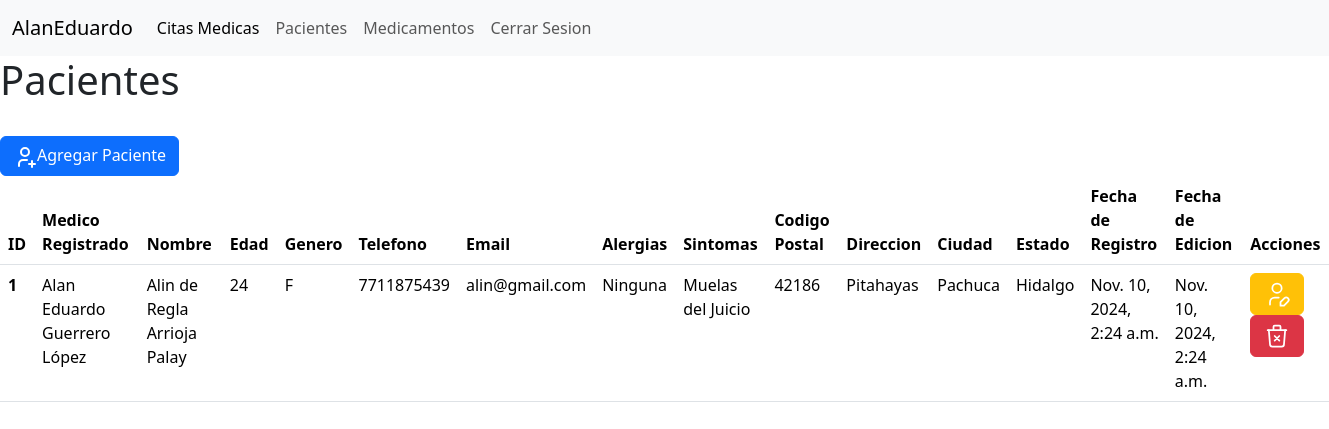
/pacientes/ (signed in), run on the app's committed database.
### register/models.py (models this page shows, shortened)
class User(AbstractUser):
    id_user = models.AutoField(primary_key=True, verbose_name="ID del Usuario")
    username = models.CharField(unique=True, max_length=255, verbose_name="Nombre de Usuario")
    name = models.CharField(max_length=255, verbose_name="Nombre")
    last_name = models.CharField(max_length=255, verbose_name="Apellido")
    age = models.IntegerField(verbose_name="Edad")
    cell_number = models.CharField(unique=True, max_length=10, verbose_name="Telefono Celular")
    email = models.EmailField(unique=True, verbose_name="Correo Electronico")
    password = models.CharField(max_length=130)
    administrator_profile = models.BooleanField(default=False, verbose_name="Perfil Administrador")
    created = models.DateTimeField(auto_now_add=True, verbose_name="Fecha de Creacion")
    updated = models.DateTimeField(auto_now=True, verbose_name="Fecha de Actualizacion")
    class Meta:
        verbose_name = "usuario"
        verbose_name_plural = "usuarios"
        ordering = ["-created"] # Campo de ordenamiento par nuestros registros. Del mas nuevo al mas antiguo.

### pacientes/models.py (models this page shows, shortened)
class Patient(AbstractUser):
    id_patient = models.AutoField(primary_key=True, verbose_name="ID Paciente")
    username = None
    id_username = models.ForeignKey(User, on_delete=models.CASCADE)
    patient_name = models.CharField(max_length=255, verbose_name="Nombre Paciente")
    patient_last_name = models.CharField(max_length=255, verbose_name="Apellido Paciente")
    patient_age = models.IntegerField(verbose_name="Edad")
    gender_choices = [
    ('M', 'Masculino'),
    ('F', 'Femenino'),
    ('O', 'Otro'),
    ]
    gender = models.CharField(max_length=1, choices=gender_choices, verbose_name="Género")
    cell_number = models.CharField(unique=True, max_length=10, verbose_name="Telefono Celular")
    email = models.EmailField(unique=True, verbose_name="Correo Electronico")
    allergies = models.TextField(max_length=500, verbose_name="Alergias")
    symptoms = models.TextField(max_length=500, verbose_name="Síntomas")
    street_address = models.CharField(max_length=255, verbose_name="Dirección")
    city = models.CharField(max_length=255, verbose_name="Ciudad")
    state = models.CharField(max_length=255, verbose_name="Estado")
    postal_code = models.CharField(max_length=10, verbose_name="Código Postal")
    created = models.DateTimeField(auto_now_add=True, verbose_name="Fecha de Creacion")
    updated = models.DateTimeField(auto_now=True, verbose_name="Fecha de Actualizacion")
    groups = models.ManyToManyField(
        "auth.Group",
        blank=True,
        related_name="patients_group"  # Cambia esto a un nombre que prefieras
    )
    user_permissions = models.ManyToManyField(
        "auth.Permission",
        blank=True,
        related_name="patients_permissions"  # Cambia esto a un nombre que prefieras
    )
    class Meta:
        verbose_name = "paciente"
        verbose_name_plural = "pacientes"
        ordering = ["-created"] # Campo de ordenamiento par nuestros registros. Del mas nuevo al mas antiguo.

### pacientes/views.py (the view)
# urls.py: path('pacientes/', views_pacientes.pacientes, name='pacientes'),
@login_required  # ! Requerimos la sesion del usuario.
def pacientes(request):
    user_patients = None
    error_message = None
    try:
        with transaction.atomic():
            User = get_user_model()
            id_user = request.user.id_user
            user = User.objects.get(id_user=id_user)
            user_patients = Patient.objects.filter(id_username=id_user)
    except Exception as e:
        error_message = f'Ocurrio un error interno al obtener el registro de pacientes. "{str(e)}"'
    return render(request, 'pacientes/pacientes.html', {'user_patients': user_patients, 'user': user, 'error_message': error_message})

### pacientes/templates/pacientes/pacientes.html (shortened to what this page needs)
{% extends 'core/base.html' %}
{% block content %}
  <h1>Pacientes</h1>
  <br />
  <a href="{% url 'agregar_paciente' %}" class="btn btn-primary" title="Nuevo Paciente">
    Agregar Paciente
  </a>
  <br />
  {% if user_patients %}
    <section>
      <table class="table">
        <thead>
          <tr>
            <th scope="col">ID</th>
            <th scope="col">Medico Registrado</th>
            <th scope="col">Nombre</th>
            <th scope="col">Edad</th>
            <th scope="col">Genero</th>
            <th scope="col">Telefono</th>
            <th scope="col">Email</th>
            <th scope="col">Alergias</th>
            <th scope="col">Sintomas</th>
            <th scope="col">Codigo Postal</th>
            <th scope="col">Direccion</th>
            <th scope="col">Ciudad</th>
            <th scope="col">Estado</th>
            <th scope="col">Fecha de Registro</th>
            <th scope="col">Fecha de Edicion</th>
            <th scope="col">Acciones</th>
          </tr>
        </thead>
        <tbody>
          {% for patient in user_patients %}
            <tr>
              <th scope="row">{{ patient.id_patient }}</th>
              <td>{{ user.name }} {{ user.last_name }}</td>
              <td>{{ patient.patient_name }} {{ patient.patient_last_name }}</td>
              <td>{{ patient.patient_age }}</td>
              <td>{{ patient.gender }}</td>
              <td>{{ patient.cell_number }}</td>
              <td>{{ patient.email }}</td>
              <td>{{ patient.allergies }}</td>
              <td>{{ patient.symptoms }}</td>
              <td>{{ patient.postal_code }}</td>
              <td>{{ patient.street_address }}</td>
              <td>{{ patient.city }}</td>
              <td>{{ patient.state }}</td>
              <td>{{ patient.created }}</td>
              <td>{{ patient.updated }}</td>
              <td>
                <a href="{% url 'edit_patient' patient.id_patient %}" title="Editar" class="btn btn-warning">
                </a>
                <a href="{% url 'confirm_delete_patient' patient.id_patient %}" title="Eliminar" class="btn btn-danger">
                </a>
              </td>
            </tr>
          {% endfor %}
        </tbody>
      </table>
    </section>
  {% else %}
    <br />
    <div class="alert alert-primary alert-sm" role="alert">
      <a href="{% url 'agregar_paciente' %}" class="alert-link">Agrega pacientes</a> para poder visualizarlos en tus registros.
      <button type="button" class="btn-close" data-bs-dismiss="alert" aria-label="Close"></button>
    </div>
  {% endif %}
{% endblock %}

### core/templates/core/base.html (shortened to what this page needs)
<!DOCTYPE html>
<html lang="en">
  <head>
    <link href="https://cdn.jsdelivr.net/npm/bootstrap@5.3.2/dist/css/bootstrap.min.css" rel="stylesheet" />
  </head>
  <body>
    {% if request.path != '/login/' and request.path != '/register/' and request.path != '/agregar_paciente/' %}
      {% if user %}
        <nav class="navbar navbar-expand-lg bg-body-tertiary">
          <div class="container-fluid">
            <a class="navbar-brand" href="{% url 'index' %}">{{ user.username }}</a>
            <div class="collapse navbar-collapse" id="navbarNav">
              <ul class="navbar-nav">
                <li class="nav-item">
                  <a class="nav-link active" href="{% url 'quotes' %}">Citas Medicas</a>
                </li>
                <li class="nav-item">
                  <a class="nav-link" href="{% url 'pacientes' %}">Pacientes</a>
                </li>
                <li class="nav-item">
                  <a class="nav-link" href="{% url 'medicines' %}">Medicamentos</a>
                </li>
                <li class="nav-item">
                  <a class="nav-link" href="{% url 'logout_user' %}">Cerrar Sesion</a>
                </li>
              </ul>
            </div>
          </div>
        </nav>
      {% endif %}
    {% endif %}
    {% block content %}{% endblock %}
    {% load static %} {% comment %}Incluimos archivos estaticos.{% endcomment %}
  </body>
</html>

### data on the page
User: username "AlanEduardo", name "Alan Eduardo", last_name "Guerrero López"
Patient: id_patient "1", patient_name "Alin de Regla", patient_last_name "Arrioja Palay", patient_age "24", gender "F", cell_number "7711875439", email "alin@gmail.com", allergies "Ninguna", symptoms "Muelas del Juicio", postal_code "42186", street_address "Pitahayas", city "Pachuca", state "Hidalgo", created "Nov. 10, 2024, 2:24 a.m.", updated "Nov. 10, 2024, 2:24 a.m."
